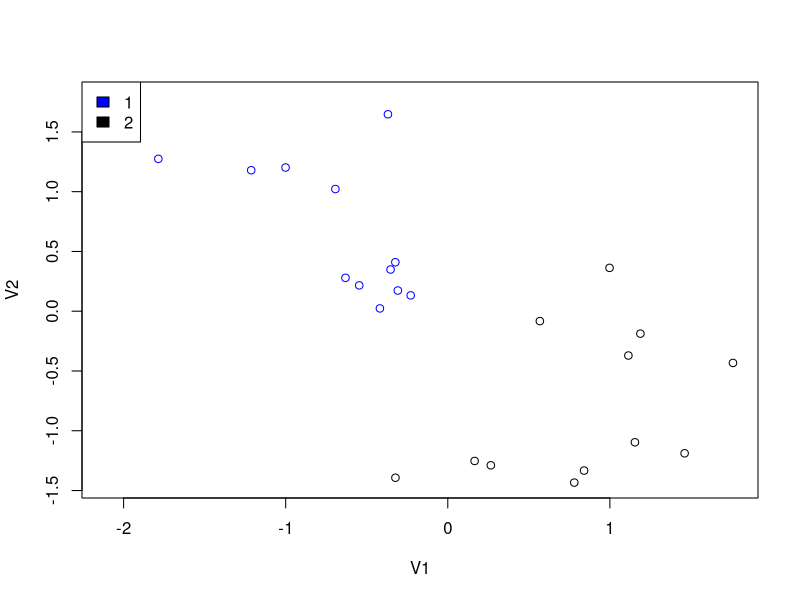
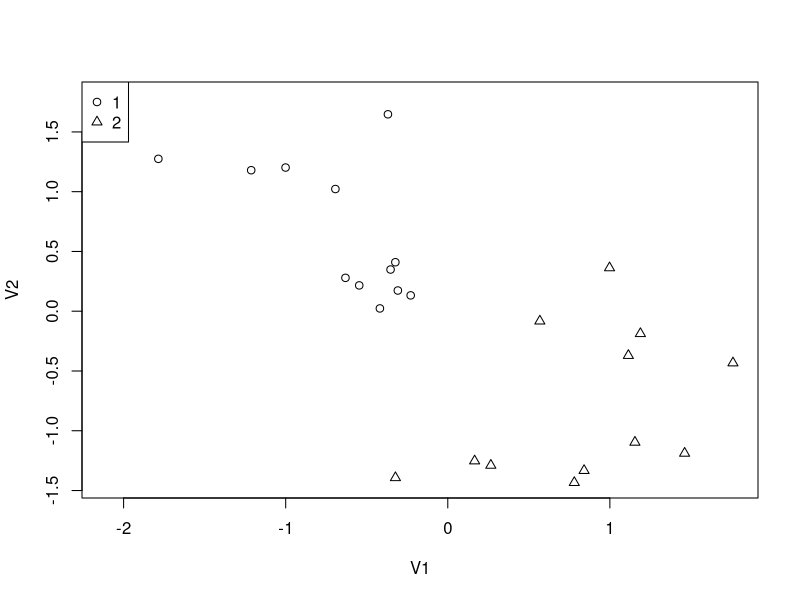
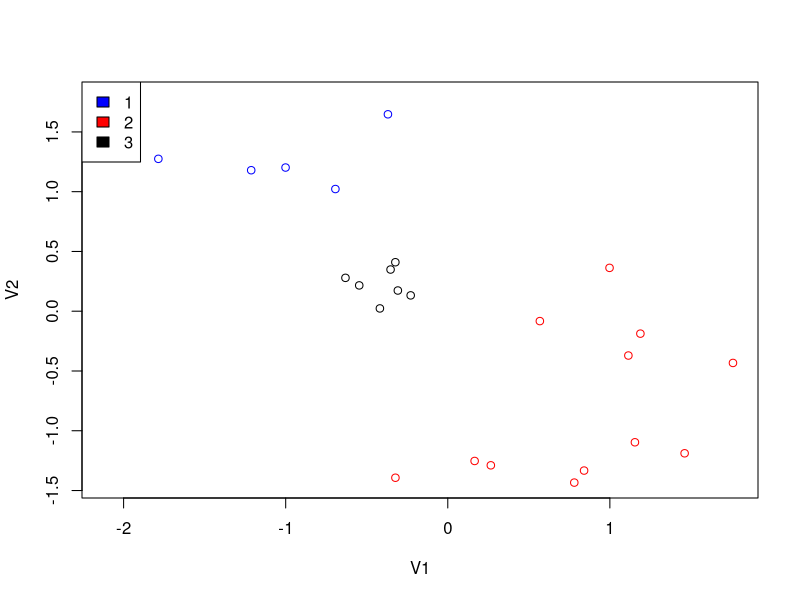
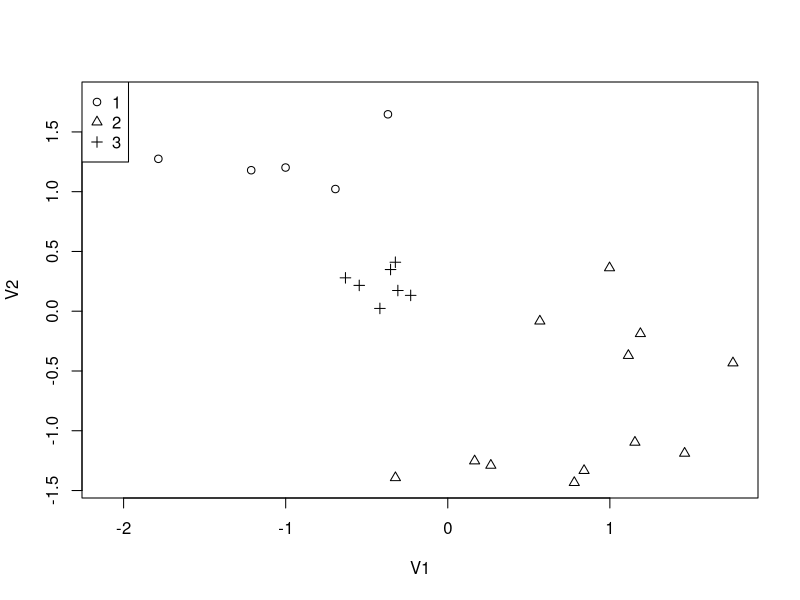

Write the R code that produced these figures, in order.
# Set output precision.
options(digits=5)

# Read the data from the file.
current_data <- read.table(file = "input_files/input_lab5.txt")

# Scale the data.
current_data[1] <- scale(current_data[1])
current_data[2] <- scale(current_data[2])

# ----------------------------------------------------------------------------
# Working with two clusters.

# Use K-means algorithm for dividing the data into two clusters.
two_clusters <- kmeans(current_data, 2)

# Print the number of points in the clusters.
table(two_clusters$cluster)

# Print the centers of the clusters.
two_clusters$centers

# Create two plots (dividing points by the color / form).
plot(current_data, col = ifelse(two_clusters$cluster == 1, "blue", "black"))
legend("topleft", legend = c("1", "2"), fill = c("blue", "black"))

plot(current_data, pch = ifelse(two_clusters$cluster == 1, 1, 2))
legend("topleft", legend = c("1", "2"), pch = c(1, 2))

# ----------------------------------------------------------------------------
# Working with three clusters.

# Use K-means algorithm for dividing the data into three clusters.
three_clusters <- kmeans(current_data, 3)

# Print the number of points in the clusters.
table(three_clusters$cluster)

# Print the centers of the clusters.
three_clusters$centers

# Create two plots (dividing points by the color / form).
plot(current_data, col = ifelse(three_clusters$cluster == 1, "blue",
                                ifelse(three_clusters$cluster == 2, "red",
                                       "black")))
legend("topleft", legend = c("1", "2", "3"), fill = c("blue", "red", "black"))

plot(current_data, pch = ifelse(three_clusters$cluster == 1, 1,
                                ifelse(three_clusters$cluster == 2, 2, 3)))
legend("topleft", legend = c("1", "2", "3"), pch = c(1, 2, 3))
